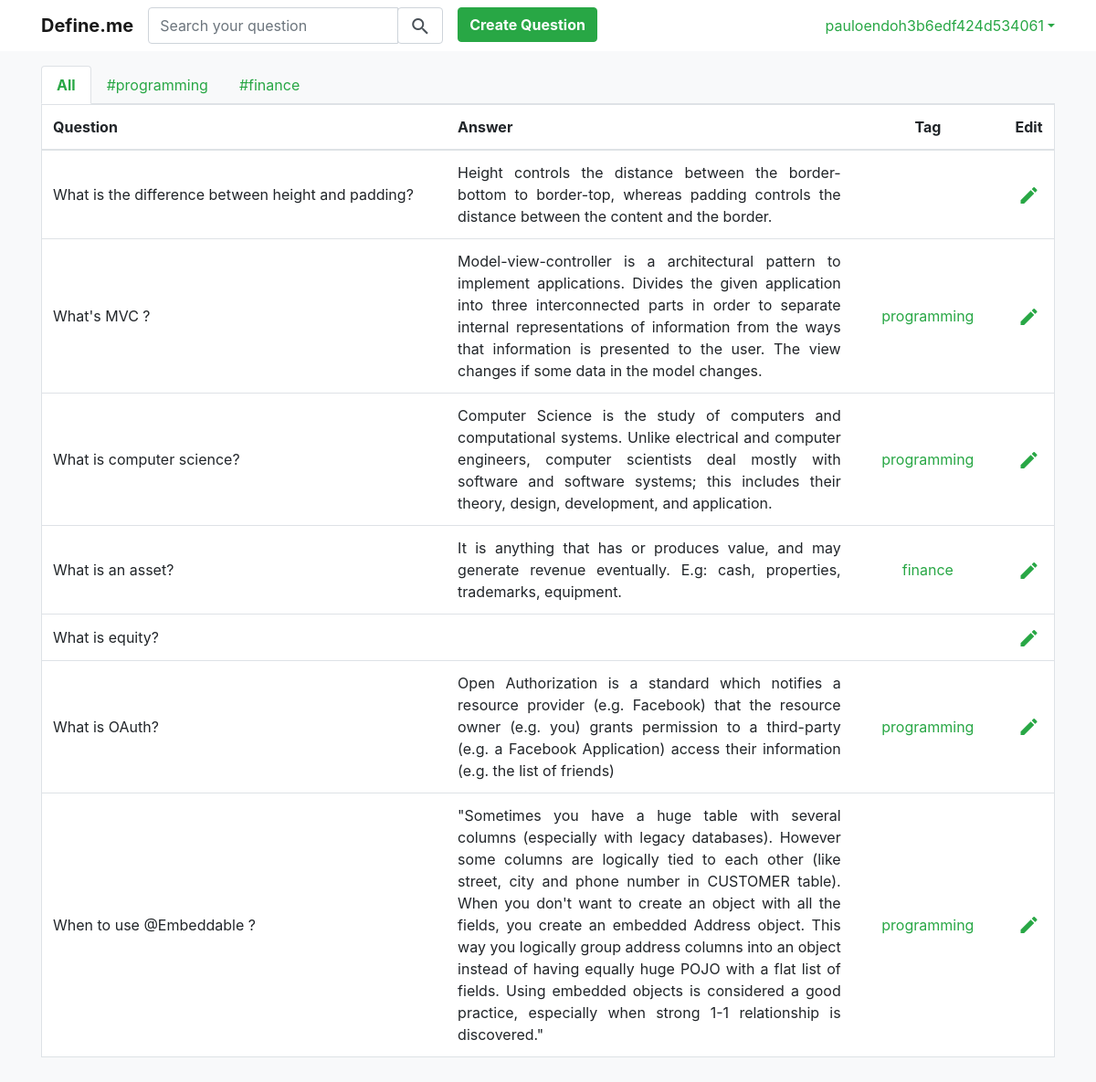
The page / (signed in) on the database as committed earlier.
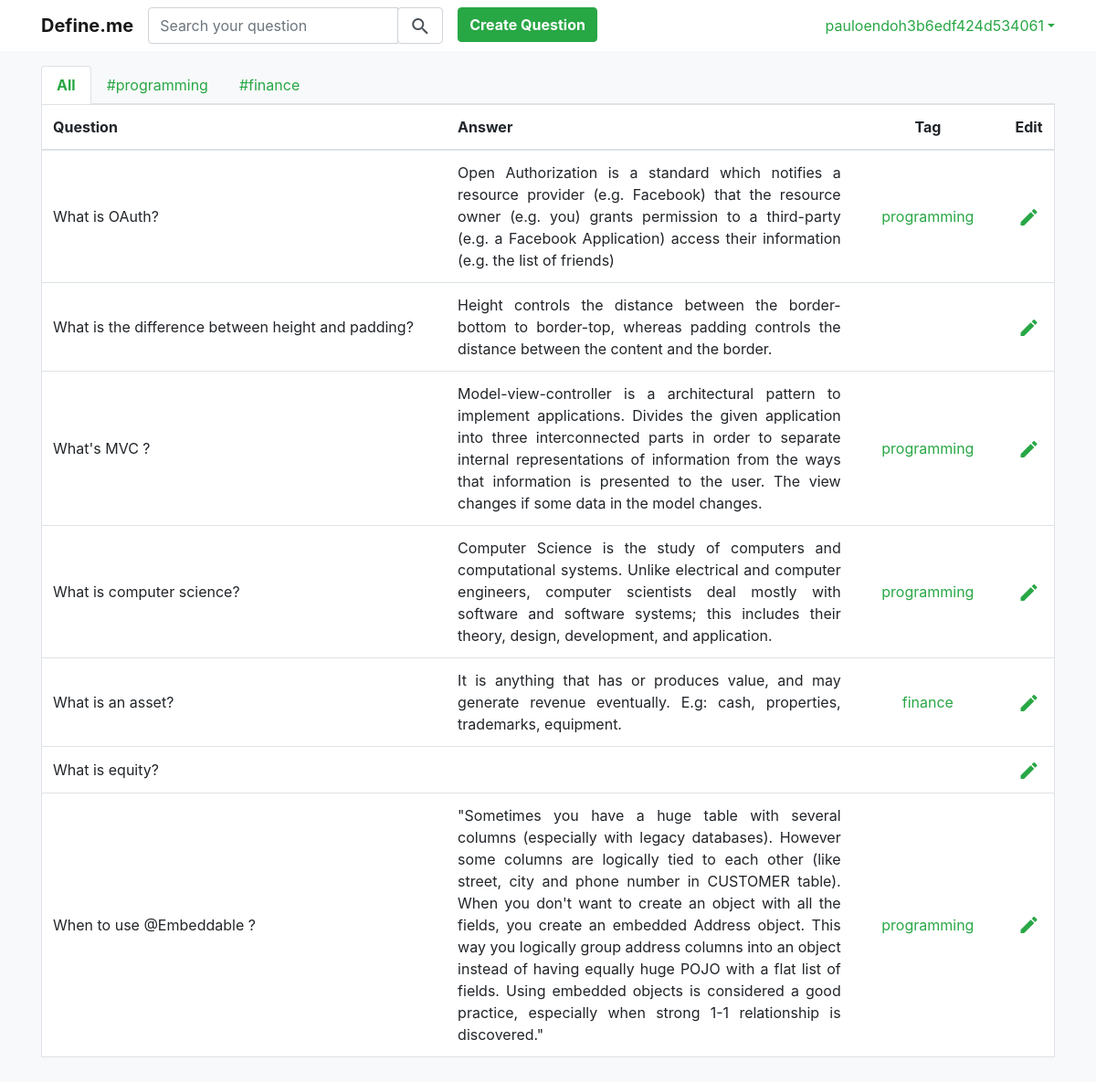
The same page on the database as committed later.
### core/models.py (models this page shows)
class Question(models.Model):
    user = models.ForeignKey(User, on_delete=models.CASCADE)
    q = models.TextField(null=False)
    a = models.TextField(null=True, blank=True)
    tag = models.CharField(max_length=20, null=True, blank=True)
    created_at = models.DateTimeField(auto_now_add=True)
    updated_at = models.DateTimeField(auto_now=True)
    class Meta:
        ordering = ['updated_at', 'tag']

### core/views.py (the view, shortened to what this page needs)
# urls.py: path('', views.home, name='home'),
def home(request):
    user = request.user
    if user.is_authenticated:
        tag_list = Question.objects.filter(user=user).order_by().values('tag').distinct()
        if request.GET.get('tag'):
            active_tag = request.GET.get('tag')
            question_list = Question.objects.filter(user=user, tag=active_tag).order_by('-updated_at')
            return render(request, 'home.html', {"question_list": question_list, "tag_list": tag_list, 'active_tag':active_tag})
        else:
            question_list = Question.objects.filter(user=user).order_by('-updated_at')
            return render(request, 'home.html', {"question_list": question_list, "tag_list": tag_list})

### core/templates/home.html (shortened to what this page needs)
{% extends 'base.html' %}
{% load staticfiles %}
{% block content %}
{% if question_list %}
<div class="pt-3 pb-3 container rounded-right rounded-bottom">
    <ul class="nav nav-tabs">
        <li class="nav-item">
            <a class="nav-link text-success {% ifequal active_tag None %}font-weight-bold active {% endifequal %}"
               href="{% url 'home' %}">All</a>
        </li>
        {% for tag in tag_list %}
        {% if tag.tag %}
        <li class="nav-item">
            <a class="nav-link text-success {% ifequal active_tag tag.tag %}font-weight-bold active{% endifequal %}"
               href="{%  url 'home' %}?tag={{tag.tag}}">#{{ tag.tag }}</a>
        </li>
        {% endif %}
        {% endfor%}
    </ul>
    {% include 'question_table.html' %}
</div>
{% endif %}
{% endblock %}

### core/templates/question_table.html
    <table class="table border bg-white  ">
    <thead>
    <tr>
        <th class="align-middle" style="width: 40%;">Question</th>
        <th class="align-middle" style="width: 40%;">Answer</th>
        <th class="text-center align-middle" style="width:15%;">Tag</th>
        <th class="text-center align-middle" style="width:5%;">Edit</th>
    </tr>
    </thead>
    {% for question in question_list %}
    <tr>
        <td class="align-middle text-justify">
            {{ question.q }}
        </td>
        <td class="align-middle text-justify answer-cell">
            {{ question.a }}
        </td>
        <td class="text-center align-middle">
            {% if question.tag %}
            <a class="text-success" href="{% url 'home' %}?tag={{question.tag}}">
                {{ question.tag }}
            </a>
            {% endif %}
        </td>
        <td class="text-center align-middle">
            <a href="{% url 'edit_question' question.id %}">
                <i class="material-icons align-middle text-success">edit</i>
            </a>
        </td>
    </tr>
    {% endfor %}
</table>

Rows that differ between the two databases and show on the page:
changed Question "What is OAuth?": moves up the list
